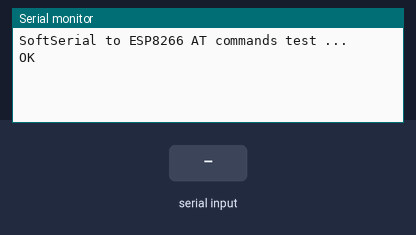
Recording of a sketch running on a simulated Arduino Uno, built with avr-gcc and run on an emulated ATmega328P. Shown: the last lines printed to the serial monitor. The test bench sets the inputs (shaded band). The modem accepts every AT command (registered, SIM ready, sends succeed) and sends nothing else.

Above: at 1.2 s.
1.3 s: "1" received over the second serial link
At 2.4 s:
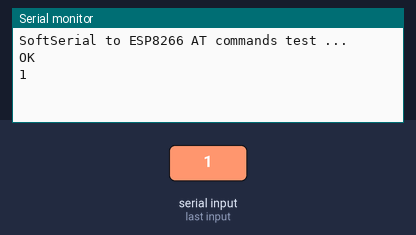
2.8 s: "0" received over the second serial link
At 3.6 s:
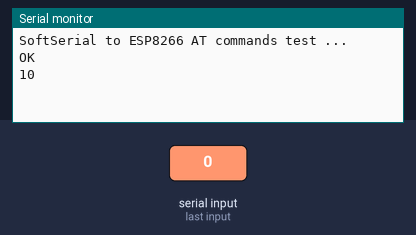

Measured:
- after the input at 1.3 s, the serial monitor: prints a new line at once (image 1)
- after the input at 2.8 s, the serial monitor: prints a new line at once (image 2)

The sketch:

wifi_test.ino
```cpp
#include <SoftwareSerial.h>
SoftwareSerial sSerial(10,11); //(RX,TX)

void setup() {
  Serial.begin(9600);    //硬體序列埠速率 (與軟體同步調整)
  sSerial.begin(115200);  //軟體序列埠速率 (與硬體同步調整)
  sSerial.write("AT+UART_DEF=9600,8,1,0,0\r\n");
  sSerial.begin(9600);
  Serial.println("SoftSerial to ESP8266 AT commands test ...");
  }

void loop() {
  if (sSerial.available()) {   //若軟體序列埠 Rx 收到資料 (來自 ESP8266)
    Serial.write(sSerial.read());  //讀取後寫入硬體序列埠 Tx (PC)
    }
  if (Serial.available()) {  //若硬體序列埠 Rx 收到資料 (來自 PC)
    sSerial.write(Serial.read());  //讀取後寫入軟體序列埠 Tx (ESP8266)
    }
  }
```
